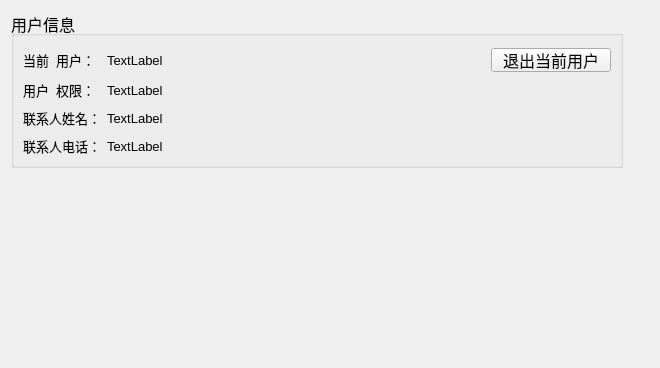
<?xml version="1.0" encoding="UTF-8"?>
<ui version="4.0">
 <class>userInfoForm</class>
 <widget class="QWidget" name="userInfoForm">
  <property name="geometry">
   <rect>
    <x>0</x>
    <y>0</y>
    <width>660</width>
    <height>368</height>
   </rect>
  </property>
  <property name="windowTitle">
   <string>Form</string>
  </property>
  <layout class="QGridLayout" name="gridLayout_6">
   <item row="2" column="0" colspan="2">
    <widget class="QWidget" name="widget" native="true">
     <property name="minimumSize">
      <size>
       <width>0</width>
       <height>150</height>
      </size>
     </property>
     <widget class="QWidget" name="layoutWidget">
      <property name="geometry">
       <rect>
        <x>11</x>
        <y>10</y>
        <width>139</width>
        <height>131</height>
       </rect>
      </property>
      <layout class="QGridLayout" name="gridLayout_5" rowstretch="1">
       <item row="0" column="0">
        <layout class="QGridLayout" name="gridLayout">
         <property name="horizontalSpacing">
          <number>12</number>
         </property>
        </layout>
       </item>
      </layout>
     </widget>
    </widget>
   </item>
   <item row="3" column="1">
    <spacer name="verticalSpacer_2">
     <property name="orientation">
      <enum>Qt::Vertical</enum>
     </property>
     <property name="sizeHint" stdset="0">
      <size>
       <width>20</width>
       <height>9</height>
      </size>
     </property>
    </spacer>
   </item>
   <item row="0" column="0">
    <widget class="QGroupBox" name="groupBox">
     <property name="font">
      <font>
       <pointsize>12</pointsize>
      </font>
     </property>
     <property name="title">
      <string>用户信息</string>
     </property>
     <layout class="QGridLayout" name="gridLayout_3" columnstretch="2">
      <property name="topMargin">
       <number>12</number>
      </property>
      <item row="0" column="0">
       <layout class="QGridLayout" name="gridLayout_2" columnstretch="1,5,0,0,0">
        <property name="horizontalSpacing">
         <number>6</number>
        </property>
        <property name="verticalSpacing">
         <number>8</number>
        </property>
        <item row="2" column="0">
         <widget class="QLabel" name="label_7">
          <property name="minimumSize">
           <size>
            <width>0</width>
            <height>20</height>
           </size>
          </property>
          <property name="font">
           <font>
            <pointsize>10</pointsize>
           </font>
          </property>
          <property name="text">
           <string>联系人姓名：</string>
          </property>
         </widget>
        </item>
        <item row="0" column="1">
         <widget class="QLabel" name="label_4">
          <property name="minimumSize">
           <size>
            <width>0</width>
            <height>20</height>
           </size>
          </property>
          <property name="font">
           <font>
            <pointsize>10</pointsize>
           </font>
          </property>
          <property name="text">
           <string>TextLabel</string>
          </property>
         </widget>
        </item>
        <item row="0" column="0">
         <widget class="QLabel" name="label">
          <property name="minimumSize">
           <size>
            <width>0</width>
            <height>20</height>
           </size>
          </property>
          <property name="font">
           <font>
            <pointsize>10</pointsize>
           </font>
          </property>
          <property name="text">
           <string>当前  用户：</string>
          </property>
         </widget>
        </item>
        <item row="1" column="1">
         <widget class="QLabel" name="label_5">
          <property name="minimumSize">
           <size>
            <width>0</width>
            <height>20</height>
           </size>
          </property>
          <property name="font">
           <font>
            <pointsize>10</pointsize>
           </font>
          </property>
          <property name="text">
           <string>TextLabel</string>
          </property>
         </widget>
        </item>
        <item row="1" column="0">
         <widget class="QLabel" name="label_2">
          <property name="minimumSize">
           <size>
            <width>0</width>
            <height>20</height>
           </size>
          </property>
          <property name="font">
           <font>
            <pointsize>10</pointsize>
           </font>
          </property>
          <property name="text">
           <string>用户  权限：</string>
          </property>
         </widget>
        </item>
        <item row="2" column="1">
         <widget class="QLabel" name="label_6">
          <property name="minimumSize">
           <size>
            <width>0</width>
            <height>20</height>
           </size>
          </property>
          <property name="font">
           <font>
            <pointsize>10</pointsize>
           </font>
          </property>
          <property name="text">
           <string>TextLabel</string>
          </property>
         </widget>
        </item>
        <item row="3" column="0">
         <widget class="QLabel" name="label_3">
          <property name="minimumSize">
           <size>
            <width>0</width>
            <height>20</height>
           </size>
          </property>
          <property name="font">
           <font>
            <pointsize>10</pointsize>
           </font>
          </property>
          <property name="text">
           <string>联系人电话：</string>
          </property>
         </widget>
        </item>
        <item row="3" column="1">
         <widget class="QLabel" name="label_8">
          <property name="minimumSize">
           <size>
            <width>0</width>
            <height>20</height>
           </size>
          </property>
          <property name="font">
           <font>
            <pointsize>10</pointsize>
           </font>
          </property>
          <property name="text">
           <string>TextLabel</string>
          </property>
         </widget>
        </item>
        <item row="0" column="3">
         <spacer name="horizontalSpacer">
          <property name="orientation">
           <enum>Qt::Horizontal</enum>
          </property>
          <property name="sizeHint" stdset="0">
           <size>
            <width>40</width>
            <height>20</height>
           </size>
          </property>
         </spacer>
        </item>
        <item row="0" column="4">
         <widget class="QPushButton" name="pushButton">
          <property name="minimumSize">
           <size>
            <width>120</width>
            <height>20</height>
           </size>
          </property>
          <property name="maximumSize">
           <size>
            <width>120</width>
            <height>16777215</height>
           </size>
          </property>
          <property name="text">
           <string>退出当前用户</string>
          </property>
          <property name="default">
           <bool>false</bool>
          </property>
          <property name="flat">
           <bool>false</bool>
          </property>
         </widget>
        </item>
       </layout>
      </item>
     </layout>
    </widget>
   </item>
   <item row="1" column="0">
    <spacer name="verticalSpacer">
     <property name="orientation">
      <enum>Qt::Vertical</enum>
     </property>
     <property name="sizeType">
      <enum>QSizePolicy::Maximum</enum>
     </property>
     <property name="sizeHint" stdset="0">
      <size>
       <width>20</width>
       <height>40</height>
      </size>
     </property>
    </spacer>
   </item>
  </layout>
 </widget>
 <resources/>
 <connections/>
</ui>
